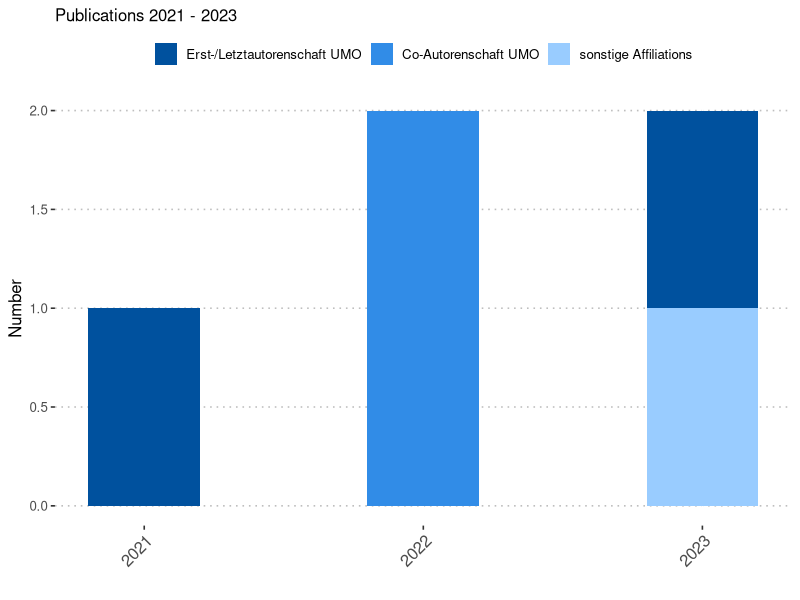
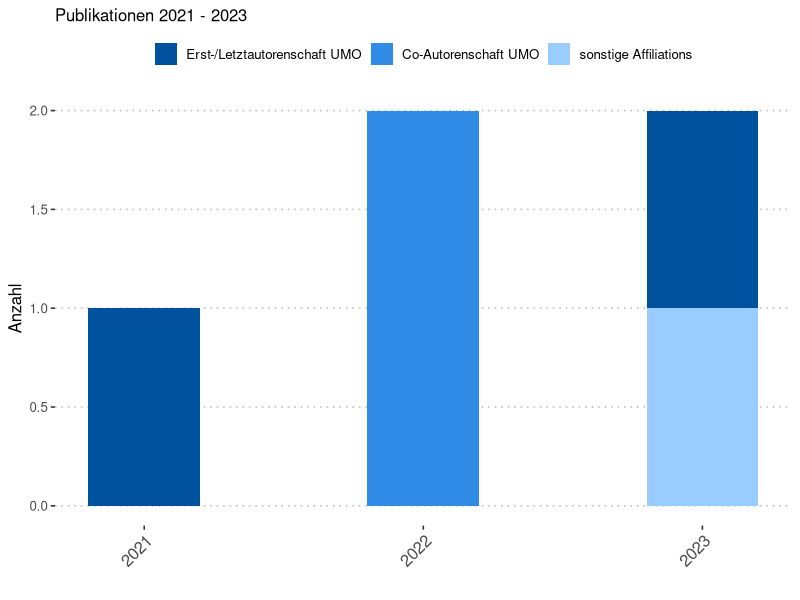

Here is the R script that generated these plots, in order:
## ---- chunk 1
# Hide code output and set up chunk options
knitr::opts_chunk$set(echo = TRUE)
# Load necessary libraries
library(ggplot2)   # for plotting
library(dplyr)     # for data manipulation
library(forcats)   # for working with categorical variables
library(ggpubr)    # for publication-ready themes
## ---- chunk 2
# Read the publication data from CSV.
# Make sure the path points to the correct CSV file location!
dat <- read.csv("../data/Example_Publications.csv", header = TRUE, sep = ",")

# Filter publications from 2021 onwards
df <- dat %>% filter(Year >= 2021)

# Make sure the 'Autorenschaft' column is treated as an ordered categorical variable
df <- df %>% mutate(
  Autorenschaft = fct_relevel(
    Autorenschaft,
    "Erst-/Letztautorenschaft UMO",
    "Co-Autorenschaft UMO",
    "sonstige Affiliations"
  )
)
## ---- chunk 3
# Create x-axis labels for all available years
x_axis_labels <- seq(min(df$Year, na.rm = TRUE), max(df$Year, na.rm = TRUE))

# Build the bar plot for publication summary
plot_en <- ggplot(df, aes(x = Year, fill = Autorenschaft)) +
  geom_bar(position = "stack", width = 0.4) +   # stacked bar chart
  theme_pubclean() +                            # clean, publication-ready theme
  labs(
    subtitle = paste("Publications", min(df$Year), "-", max(df$Year)),
    x = "",                                     # x-axis label blank for cleaner look
    y = "Number"
  ) +
  scale_fill_manual(values = c("#00519e", "#318CE7", "#99CCFF")) +  # set custom colors
  theme(
    text = element_text(size = 12),
    legend.title = element_blank(),             # no legend title
    axis.text.x = element_text(angle = 45, hjust = 1, size = 12)  # angled x-axis labels
  ) +
  scale_x_continuous(labels = x_axis_labels, breaks = x_axis_labels) +
  guides(fill = guide_legend(title = NULL))     # hide fill legend title

# Display the plot
plot_en
## ---- chunk 4
# Chunk-Optionen setzen und Bibliotheken laden
knitr::opts_chunk$set(echo = TRUE)
library(ggplot2)   # zum Plotten
library(dplyr)     # für die Datenmanipulation
library(forcats)   # für die Arbeit mit Kategorien
library(ggpubr)    # für publikationsfertige Themes
## ---- chunk 5
# Publikationsdaten aus der CSV-Datei einlesen.
# Achten Sie darauf, dass der Pfad zur richtigen CSV-Datei zeigt!
dat <- read.csv("../data/Example_Publications.csv", header = TRUE, sep = ",")

# Veröffentlichungen ab dem Jahr 2021 filtern
df <- dat %>% filter(Year >= 2021)

# Die Spalte 'Autorenschaft' als geordnete Kategorie behandeln
df <- df %>% mutate(
  Autorenschaft = fct_relevel(
    Autorenschaft,
    "Erst-/Letztautorenschaft UMO",
    "Co-Autorenschaft UMO",
    "sonstige Affiliations"
  )
)
## ---- chunk 6
# x-Achsen-Beschriftungen für alle verfügbaren Jahre erstellen
x_axis_labels <- seq(min(df$Year, na.rm = TRUE), max(df$Year, na.rm = TRUE))

# Den Balkendiagramm für die Publikationsübersicht erstellen
plot_de <- ggplot(df, aes(x = Year, fill = Autorenschaft)) +
  geom_bar(position = "stack", width = 0.4) +   # gestapeltes Balkendiagramm
  theme_pubclean() +                            # sauberes, publikationsfertiges Design
  labs(
    subtitle = paste("Publikationen", min(df$Year), "-", max(df$Year)),
    x = "",                                     # x-Achsen-Beschriftung leer für ein klares Layout
    y = "Anzahl"
  ) +
  scale_fill_manual(values = c("#00519e", "#318CE7", "#99CCFF")) +  # benutzerdefinierte Farben
  theme(
    text = element_text(size = 12),
    legend.title = element_blank(),             # keine Legendentitel
    axis.text.x = element_text(angle = 45, hjust = 1, size = 12)  # x-Achsen-Beschriftungen angeschrägt
  ) +
  scale_x_continuous(labels = x_axis_labels, breaks = x_axis_labels) +
  guides(fill = guide_legend(title = NULL))     # Legendentitel ausblenden

# Diagramm anzeigen
plot_de
